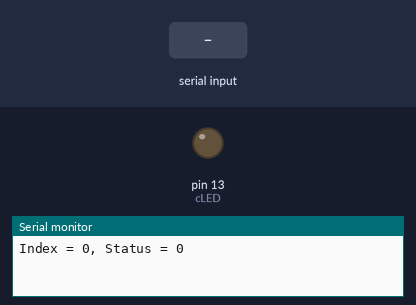
Simulated run of this sketch. Board: Arduino Uno, built with avr-gcc and run on an emulated ATmega328P. On the bench: output pins drawn as LEDs (lit = HIGH), the last lines printed to the serial monitor. The inputs (shaded band) are chosen by the test bench.

Above: at 1.2 s.
1.3 s: "ON" received over Serial
At 3.1 s:
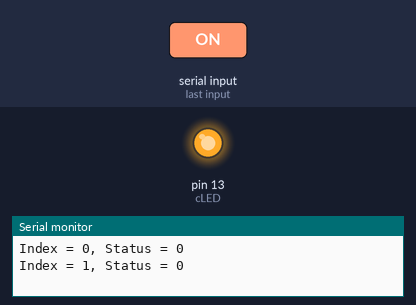
3.8 s: "OFF" received over Serial
At 6.2 s:
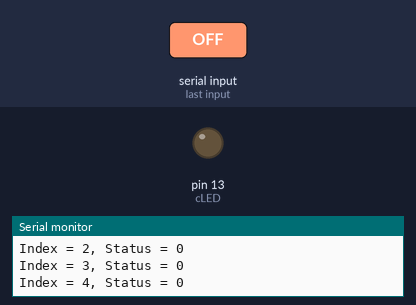
Timing chart, 0 to 7.7 s (numbered marks = the images above; inputs shaded):
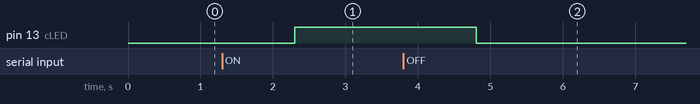

Measured:
- after the input at 1.3 s, pin 13 (cLED): LOW → HIGH after 1.0 s
- after the input at 3.8 s, pin 13 (cLED): HIGH → LOW after 1.0 s

The sketch:

SerialOutString.ino
```cpp
#define Arduino
int cLED = 13;
int index = 0;
int incomingByte = 0; // for incoming serial data

void setup()
{
#ifdef Arduino
  	pinMode(cLED, OUTPUT);
  	pinMode(8, INPUT);
  	Serial.begin(9600);
#else
  	DDRB |= (1<<PB5);
  	DDRB &= ~(1<<PB0);
#endif
}

void loop()
{
#ifdef Arduino
  String str = Serial.readString();
  str.toUpperCase();
  if ( str.equals("ON"))
     	digitalWrite(cLED, HIGH);
  else if ( str.equals("OFF") )
     	digitalWrite(cLED, LOW);
  else if (str.equals(""))
  		str="";
  else
    	Serial.println("Wrong command");

  Serial.print("Index = ");
  Serial.print(index, DEC);
  Serial.print(", Status = ");
  Serial.println(incomingByte, DEC);

  delay(100);
#else
  if ( PINB & (1<<PB0) )
  //if( bit_is_set(PINB, PB0) )
     PORTB |= (1<<PB5);
  else
     PORTB &= ~(1<<PB5);
#endif

  index++;
}

/*
if (Serial.available() > 0) {
  // read the incoming byte:
  	incomingByte = Serial.read();
	if ( incomingByte=='1' )
     	digitalWrite(cLED, HIGH);
  	else
     	digitalWrite(cLED, LOW);
  }
*/
```
